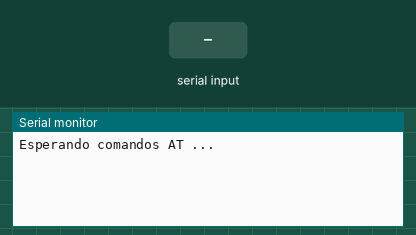
Recording of a sketch running on a simulated Arduino Uno, built with avr-gcc and run on an emulated ATmega328P. Shown: the last lines printed to the serial monitor. The inputs (shaded band) are chosen by the test bench.

Above: at 1.7 s.
1.8 s: "1" received over the second serial link
At 2.2 s:
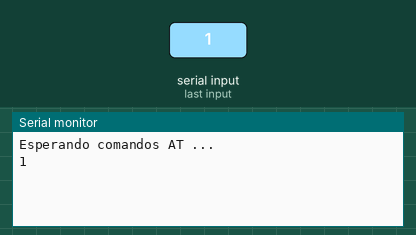
3.3 s: "0" received over the second serial link
At 4.5 s:
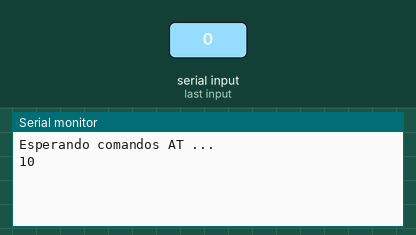

Measured:
- after the input at 1.8 s, the serial monitor: prints a new line at once (image 1)
- after the input at 3.3 s, the serial monitor: prints a new line at once (image 2)

The sketch:

sketch_confHc-05.ino
```cpp
  #include <SoftwareSerial.h>

  // Definimos el objeto para la comunicación serie
  SoftwareSerial BT(2,3); // 10 RX, 11 TX.

  void setup()
  {
    delay(500); // Esperamos 500 ms
    Serial.begin(9600); // Comienzo la comunicación con el monitor serie
    BT.begin(9600); // Comienzo de la comunicación con el módulo Bluetooth HC-05 (por defecto)

    Serial.println("Esperando comandos AT ... ");
  }

  void loop()
  {
    // Si hay datos disponibles en el monitor serie
    if(Serial.available())
    {
       // Escribimos los valores en el módulo bluetooth HC-05
       BT.write(Serial.read());
    }

    // Si hay datos disponibles en el módulo bluetooth HC-05
    if(BT.available())
    {
      // Mostramos los valores en el monitor serie
      Serial.write(BT.read());
    }
  }
```
